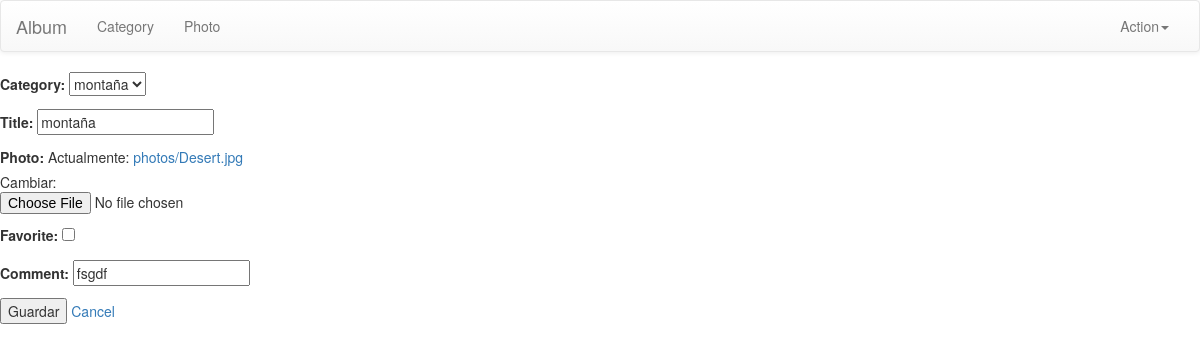
The app's page /album/photo/3/update/ with its own data.
### album/models.py (models this page shows, shortened)
class Photo(models.Model):
	category=models.ForeignKey(Category,null=True,blank=True)
	title=models.CharField(max_length=50,default='No title')
	photo=models.ImageField(upload_to='photos/')
	pub_date=models.DateField(auto_now_add=True)
	favorite=models.BooleanField(default=False)
	comment=models.CharField(max_length=200,blank=True)

### album/views.py (the view)
# urls.py: url(r'^photo/(?P<pk>[0-9]+)/update/$', views.PhotoUpdate.as_view(), name='photo-update'),
class PhotoUpdate(UpdateView):
	model=Photo
	fields='__all__'

### album/models.py (called while the page is built)
    def __str__(self):
        return self.name

### album/templates/album/photo_form.html (shortened to what this page needs)
{% extends "base.html" %}
{% block maincontent %}
<form enctype="multipart/form-data" method='POST' action="">
	{{ form.as_p }}
	<button type="submit">Guardar</button>
	<a href="{% url 'photo-list' %}">Cancel</a>
</form>
{% endblock maincontent %}

### records on screen
Photo: category "montaña", title "montaña", comment "fsgdf"
